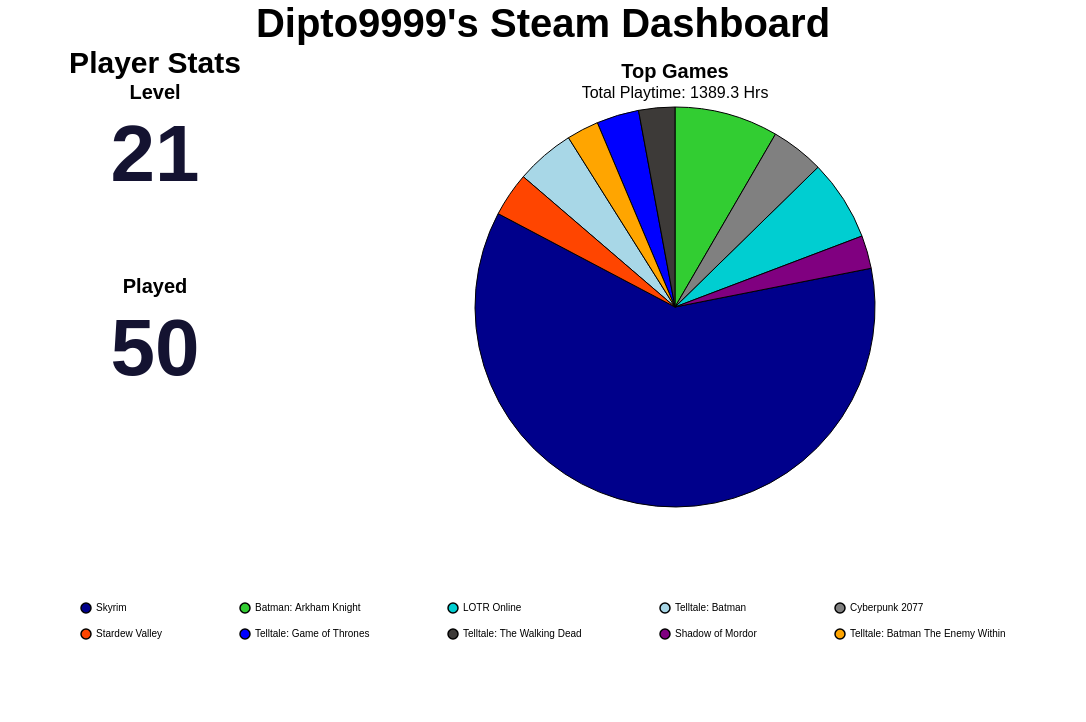

Express this chart as Vega-Lite.
### Vega-Lite specification from a JSON file in a GitHub repository (floating-point values rounded to 4 significant figures)
{"config": {"view": {"continuousWidth": 300, "continuousHeight": 300, "strokeOpacity": 0, "strokeWidth": 1.5}, "axis": {"labelFontSize": 12, "titleFontSize": 16}, "legend": {"labelFontSize": 12, "titleFontSize": 16}}, "hconcat": [{"vconcat": [{"data": {"name": "data-2499b64f9be58983f459d2071ccce1f4"}, "mark": {"type": "text", "align": "center", "baseline": "middle", "color": "#141331", "fontSize": 80, "fontWeight": "bold"}, "encoding": {"text": {"field": "Value", "type": "quantitative"}, "x": {"axis": null, "field": "Metric", "type": "nominal"}, "y": {"value": 50}}, "height": 150, "title": {"text": "Level", "anchor": "middle", "fontSize": 20}, "width": 300}, {"data": {"name": "data-3d361614c23f12396fa0eab35a1d9e7a"}, "mark": {"type": "text", "align": "center", "baseline": "middle", "color": "#141331", "fontSize": 80, "fontWeight": "bold"}, "encoding": {"text": {"field": "Value", "type": "quantitative"}, "x": {"axis": null, "field": "Metric", "type": "nominal"}, "y": {"value": 50}}, "height": 150, "title": {"text": "Played", "anchor": "middle", "fontSize": 20}, "width": 300}], "title": {"text": "Player Stats", "anchor": "middle", "fontSize": 30}}, {"data": {"name": "data-678eb0c61a0897f6889de198bedebeb0"}, "mark": {"type": "arc", "stroke": "black", "strokeWidth": 1}, "encoding": {"color": {"field": "name", "legend": {"columnPadding": 75, "columns": 5, "direction": "horizontal", "labelFontSize": 10, "orient": "bottom", "padding": 75, "rowPadding": 10, "title": "", "titleAlign": "center", "titleFontSize": 16}, "scale": {"range": ["#00008B", "#32CD32", "#00CED1", "#A8D7E7", "#808080", "#FF4500", "#0000FF", "#3D3A38", "#800080", "#FFA500", "#006400", "#8B0000", "#FFD700", "#4682B4", "#2E8B57"]}, "sort": null, "type": "nominal"}, "theta": {"field": "playtime_percentage", "type": "quantitative"}, "tooltip": [{"field": "name", "title": "Game", "type": "nominal"}, {"field": "playtime_forever", "format": ".1f", "title": "Time (Hrs)", "type": "quantitative"}, {"field": "playtime_percentage", "format": ".2f", "title": "Playtime (%)", "type": "quantitative"}]}, "height": 400, "title": {"text": "Top Games", "anchor": "middle", "fontSize": 20, "subtitle": "Total Playtime: 1389.3 Hrs", "subtitleFontSize": 16}, "width": 700}], "padding": {"left": 250, "right": 250, "top": 0, "bottom": 0}, "title": {"text": "Dipto9999's Steam Dashboard", "anchor": "middle", "fontSize": 40}, "$schema": "https://vega.github.io/schema/vega-lite/v6.1.0.json", "datasets": {"data-2499b64f9be58983f459d2071ccce1f4": [{"Metric": "Level", "Value": 21}], "data-3d361614c23f12396fa0eab35a1d9e7a": [{"Metric": "Played", "Value": 50}], "data-678eb0c61a0897f6889de198bedebeb0": [{"name": "Skyrim", "playtime_forever": 845.3, "appid": 72850, "playtime_percentage": 60.84}, {"name": "Batman: Arkham Knight", "playtime_forever": 116.4, "appid": 208650, "playtime_percentage": 8.38}, {"name": "LOTR Online", "playtime_forever": 91.02, "appid": 212500, "playtime_percentage": 6.55}, {"name": "Telltale: Batman", "playtime_forever": 66.22, "appid": 498240, "playtime_percentage": 4.77}, {"name": "Cyberpunk 2077", "playtime_forever": 59.75, "appid": 1091500, "playtime_percentage": 4.3}, {"name": "Stardew Valley", "playtime_forever": 49.5, "appid": 413150, "playtime_percentage": 3.56}, {"name": "Telltale: Game of Thrones", "playtime_forever": 47.68, "appid": 330840, "playtime_percentage": 3.43}, {"name": "Telltale: The Walking Dead", "playtime_forever": 40.52, "appid": 207610, "playtime_percentage": 2.92}, {"name": "Shadow of Mordor", "playtime_forever": 37.05, "appid": 241930, "playtime_percentage": 2.67}, {"name": "Telltale: Batman The Enemy Within", "playtime_forever": 35.93, "appid": 675260, "playtime_percentage": 2.59}]}}
